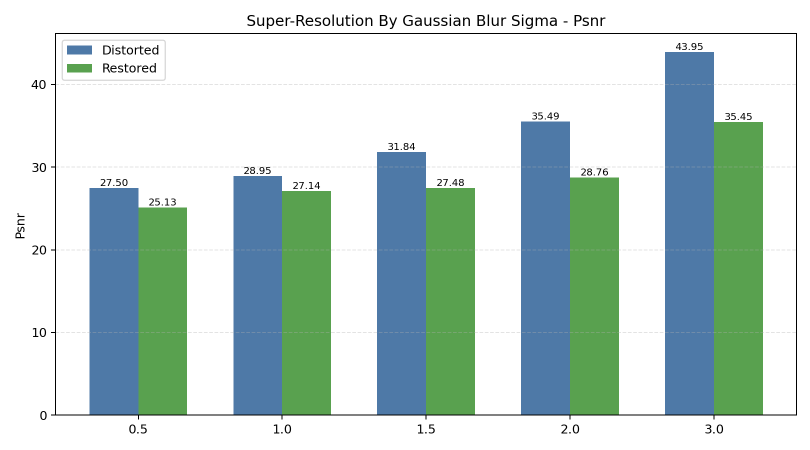
#> input picture result/results task 2/super_resolution_snr/gaussian_blur_sigma_psnr_graph.png, 1620 x 900 px, given as the content of the folder data/Data 1/test, which was not available (shown at 1/2 size)
$ python super_resolution_snr.py
#> lines starting #> are read from the running program, lines starting #| are printed output that depends on the picture
### task/task 2 super resalution/super_resolution.py
import argparse
import csv
import math
import sys
from pathlib import Path

import matplotlib

matplotlib.use("Agg")

import matplotlib.pyplot as plt
import numpy as np
from PIL import Image, ImageFilter

if hasattr(sys.stdout, "reconfigure"):
    sys.stdout.reconfigure(encoding="utf-8")


DEFAULT_INPUT_DIR = Path("data/Data 1/test")
DISTORTION_DIR = Path("data/Data 1 with distortion/distortions")
RESTORATION_DIR = Path("data/Data 1 with distortion/restoration")
OUTPUT_DIR = Path("result/results task 2/super_resolution")
IMAGE_SIZE = (224, 224)
DOWNSCALE_FACTOR = 2
RECONSTRUCTION_METHODS = [
    "nearest",
    "bilinear",
    "bicubic",
    "lanczos",
    "sharpened_lanczos",
]


# [17 lines left out: function parse_args, not called in this run]


def find_default_image() -> Path:
    valid_suffixes = {".jpg", ".jpeg", ".png", ".bmp"}
    candidates = [
        path
        for path in DEFAULT_INPUT_DIR.rglob("*")
        if path.is_file() and path.suffix.lower() in valid_suffixes
    ]
    if not candidates:
        raise FileNotFoundError(
            "No default image found. Run preprocess.py first or pass --image."
        )
    return sorted(candidates)[0]


def load_image(path: Path) -> Image.Image:
    with Image.open(path) as image:
        return image.convert("RGB").resize(IMAGE_SIZE)


# [6 lines left out: function downsample_x2, not called in this run]


def nearest_reconstruction(low_resolution: Image.Image) -> Image.Image:
    return low_resolution.resize(IMAGE_SIZE, Image.Resampling.NEAREST)


def bilinear_reconstruction(low_resolution: Image.Image) -> Image.Image:
    return low_resolution.resize(IMAGE_SIZE, Image.Resampling.BILINEAR)


def bicubic_reconstruction(low_resolution: Image.Image) -> Image.Image:
    return low_resolution.resize(IMAGE_SIZE, Image.Resampling.BICUBIC)


def lanczos_reconstruction(low_resolution: Image.Image) -> Image.Image:
    return low_resolution.resize(IMAGE_SIZE, Image.Resampling.LANCZOS)


def sharpened_lanczos_reconstruction(low_resolution: Image.Image) -> Image.Image:
    upscaled = lanczos_reconstruction(low_resolution)
    return upscaled.filter(ImageFilter.UnsharpMask(radius=1.2, percent=160, threshold=2))


# [10 lines left out: functions mse, mae, not called in this run]


def rmse(original: Image.Image, reconstructed: Image.Image) -> float:
    return math.sqrt(mse(original, reconstructed))


# [25 lines left out: functions psnr, ssim, not called in this run]


def reconstruction_score(original: Image.Image, reconstructed: Image.Image) -> float:
    score = 100 * (1 - mae(original, reconstructed) / 255)
    return max(0.0, min(100.0, score))


# [490 lines left out: functions calculate_metrics, metric_csv_line, save_grid, collect_pngs, super_resolve_image, run_single_image and 10 more, not called in this run]


# [2 lines that do not run on import are left out]

### task/task 2 super resalution/super_resolution_snr.py
import csv
import importlib.util
import sys
from pathlib import Path

import matplotlib

matplotlib.use("Agg")

import matplotlib.pyplot as plt
import numpy as np
from PIL import Image, ImageFilter

import super_resolution


if hasattr(sys.stdout, "reconfigure"):
    sys.stdout.reconfigure(encoding="utf-8")


OUTPUT_DIR = Path("result/results task 2/super_resolution_snr")
RESTORATION_MODULE_PATH = Path("task/restoration/image_restoration.py")
LEVEL_GROUPS = {
    "gaussian_noise_snr": {
        "title": "Super-Resolution By Gaussian Noise SNR",
        "levels": [
            ("5db", "gaussian_noise_snr_5db"),
            ("10db", "gaussian_noise_snr_10db"),
            ("15db", "gaussian_noise_snr_15db"),
            ("20db", "gaussian_noise_snr_20db"),
            ("30db", "gaussian_noise_snr_30db"),
        ],
    },
    "salt_and_pepper_density": {
        "title": "Super-Resolution By Salt And Pepper Density",
        "levels": [
            ("0.01", "salt_and_pepper_density_0_01"),
            ("0.03", "salt_and_pepper_density_0_03"),
            ("0.05", "salt_and_pepper_density_0_05"),
            ("0.10", "salt_and_pepper_density_0_10"),
        ],
    },
    "gaussian_blur_sigma": {
        "title": "Super-Resolution By Gaussian Blur Sigma",
        "levels": [
            ("0.5", "gaussian_blur_sigma_0_5"),
            ("1.0", "gaussian_blur_sigma_1_0"),
            ("1.5", "gaussian_blur_sigma_1_5"),
            ("2.0", "gaussian_blur_sigma_2_0"),
            ("3.0", "gaussian_blur_sigma_3_0"),
        ],
    },
}


def load_restoration_module():
    spec = importlib.util.spec_from_file_location(
        "image_restoration_runtime",
        RESTORATION_MODULE_PATH,
    )
    if spec is None or spec.loader is None:
        raise ImportError(f"Could not load {RESTORATION_MODULE_PATH}")
    module = importlib.util.module_from_spec(spec)
    spec.loader.exec_module(module)
    return module


def find_default_image() -> Path:
    return super_resolution.find_default_image()


def load_image(path: Path) -> Image.Image:
    with Image.open(path) as image:
#> image is the input picture: PIL image 1620x900 RGBA; mean R, G, B, A 192.2, 211.6, 207.1, 255
        return image.convert("RGB").resize(super_resolution.IMAGE_SIZE)
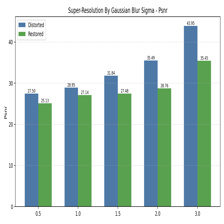
#> returned value: PIL image 224x224 RGB; mean R, G, B 191.9, 211.4, 206.9


# [16 lines left out: functions gaussian_noise_snr, salt_and_pepper_noise, not called in this run]


def gaussian_blur_sigma(image: Image.Image, sigma: float) -> Image.Image:
    return image.filter(ImageFilter.GaussianBlur(radius=sigma))


# [111 lines left out: functions distort_image, restore_image, read_method_metrics, write_summary, save_metric_graph, not called in this run]


def main() -> None:
    OUTPUT_DIR.mkdir(parents=True, exist_ok=True)
    distortion_dir = OUTPUT_DIR / "distortions"
    restoration_dir = OUTPUT_DIR / "restoration"
    results_dir = OUTPUT_DIR / "super_resolution_results"
    distortion_dir.mkdir(parents=True, exist_ok=True)
    restoration_dir.mkdir(parents=True, exist_ok=True)
    results_dir.mkdir(parents=True, exist_ok=True)

    image_path = find_default_image()
    original = load_image(image_path)
    restoration_module = load_restoration_module()
    rows: list[dict[str, str | float]] = []
    graph_values: dict[str, dict[str, dict[str, list[float] | list[str]]]] = {}

    for distortion_type, group in LEVEL_GROUPS.items():
        graph_values[distortion_type] = {
            "psnr": {"labels": [], "distorted": [], "restored": []},
            "ssim": {"labels": [], "distorted": [], "restored": []},
            "reconstruction_score": {"labels": [], "distorted": [], "restored": []},
        }
        for label, method in group["levels"]:
            distorted = distort_image(original, method)
            restored = restore_image(distorted, method, restoration_module)

            distorted_path = distortion_dir / f"{method}.png"
            restored_path = restoration_dir / f"{method}_restored.png"
            distorted.save(distorted_path)
            restored.save(restored_path)

            for image_type, source_path in [
                ("distorted", distorted_path),
                ("restored", restored_path),
            ]:
                image_output_dir = results_dir / image_type / method
                super_resolution.super_resolve_image(source_path, image_output_dir)
                metrics_by_reconstruction = read_method_metrics(image_output_dir / "metrics.csv")

                for reconstruction_method, metrics in metrics_by_reconstruction.items():
                    rows.append(
                        {
                            "distortion_type": distortion_type,
                            "level": label,
                            "method": method,
                            "image_type": image_type,
                            "reconstruction_method": reconstruction_method,
                            "psnr": metrics["psnr"],
                            "ssim": metrics["ssim"],
                            "reconstruction_score": metrics["reconstruction_score"],
                        }
                    )

                best_metrics = metrics_by_reconstruction["sharpened_lanczos"]
                for metric in ["psnr", "ssim", "reconstruction_score"]:
                    if image_type == "distorted":
                        graph_values[distortion_type][metric]["labels"].append(label)
                    graph_values[distortion_type][metric][image_type].append(best_metrics[metric])

    write_summary(rows)

    for distortion_type, group in LEVEL_GROUPS.items():
        for metric in ["psnr", "ssim", "reconstruction_score"]:
            values = graph_values[distortion_type][metric]
            save_metric_graph(
                values["labels"],
                values["distorted"],
                values["restored"],
                group["title"],
                metric,
                OUTPUT_DIR / f"{distortion_type}_{metric}_graph.png",
            )

    (OUTPUT_DIR / "methods.txt").write_text(
        "\n".join(
            [
                "Task 2 Super-Resolution SNR/Level Results",
                "",
                f"Input image: {image_path.resolve()}",
                "",
                "This folder runs super-resolution on the same parameterized",
                "distortion levels used in Task 1.",
                "",
                "Graphs use the sharpened_lanczos reconstruction method.",
                "The CSV stores all reconstruction methods.",
            ]
        ),
        encoding="utf-8",
    )
    print("Saved Task 2 SNR super-resolution results to:", OUTPUT_DIR.resolve())


if __name__ == "__main__":
#> (the run stopped early here; a loop or call above may not have finished)

$ run again, on result/results task 2/super_resolution_snr/gaussian_noise_snr_reconstruction_score_graph.png
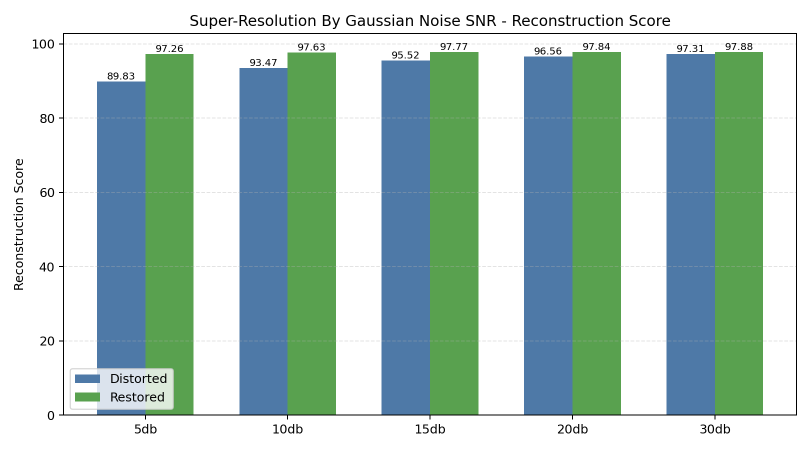
#> input picture result/results task 2/super_resolution_snr/gaussian_noise_snr_reconstruction_score_graph.png, 1620 x 900 px, given as the content of the folder data/Data 1/test, which was not available (shown at 1/2 size)
#> in load_image, image is the input picture: PIL image 1620x900 RGBA; mean R, G, B, A 171.1, 198, 189, 255
#> in load_image, `return image.convert("RGB").resize(super_resolution.IMAGE_SIZE)`:
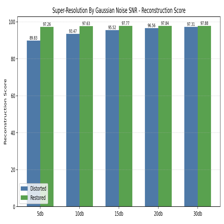
#> returned value: PIL image 224x224 RGB; mean R, G, B 170.8, 197.7, 188.8

$ run again, on result/results task 2/super_resolution_snr/salt_and_pepper_density_psnr_graph.png
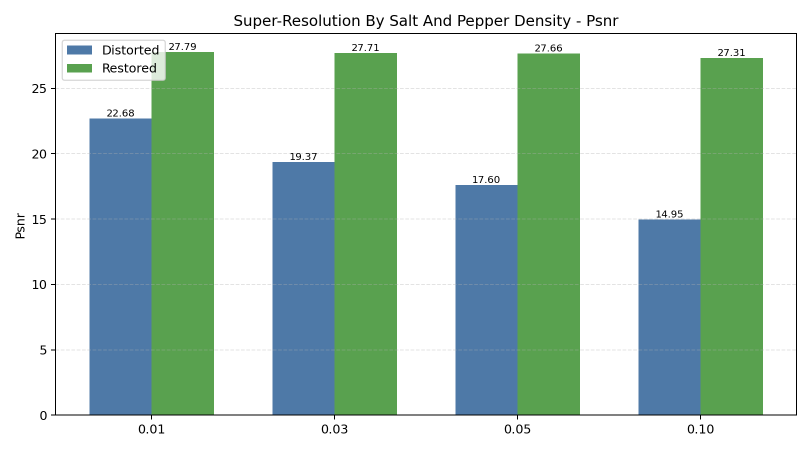
#> input picture result/results task 2/super_resolution_snr/salt_and_pepper_density_psnr_graph.png, 1620 x 900 px, given as the content of the folder data/Data 1/test, which was not available (shown at 1/2 size)
#> in load_image, image is the input picture: PIL image 1620x900 RGBA; mean R, G, B, A 181.3, 206.1, 193.6, 255
#> in load_image, `return image.convert("RGB").resize(super_resolution.IMAGE_SIZE)`:
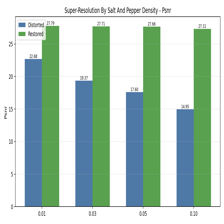
#> returned value: PIL image 224x224 RGB; mean R, G, B 181, 205.9, 193.3
